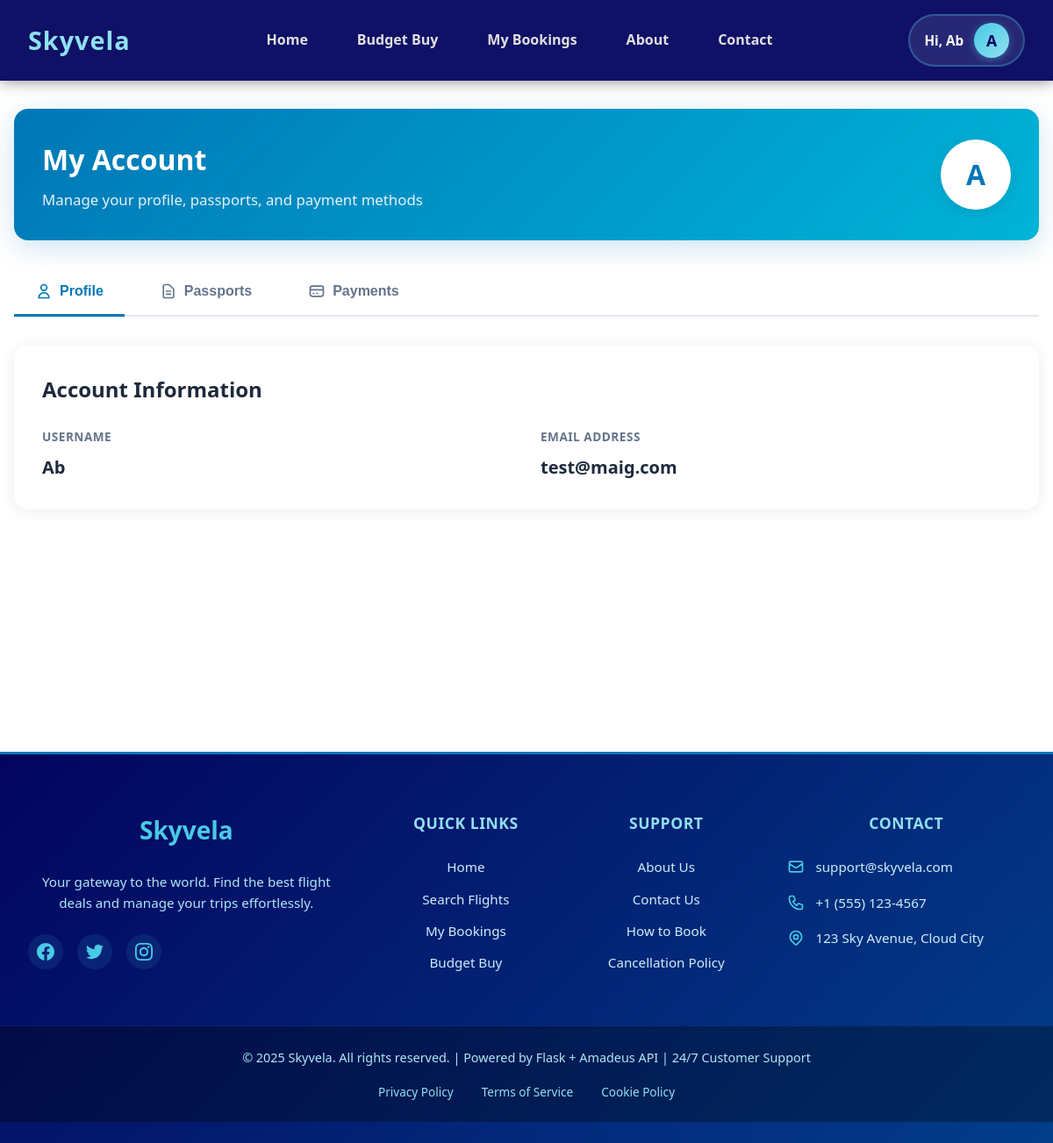
The app's page /user-portal (signed in) with its own data.
### models.py (models this page shows, shortened)
class User(db.Model):
    __tablename__ = "User"
    user_id: Mapped[int] = mapped_column(Integer, primary_key=True, autoincrement=True)
    name: Mapped[str] = mapped_column(String(120), nullable=False)
    email: Mapped[str] = mapped_column(String(255), unique=True, nullable=False)
    password_hash: Mapped[str] = mapped_column(String(255), nullable=False)
    is_admin: Mapped[bool] = mapped_column(Boolean, default=False)
    created_at: Mapped[datetime] = mapped_column(DateTime, default=datetime.utcnow, nullable=False)
    cards = relationship("UserCardInformation", back_populates="user", cascade="all, delete-orphan")
    passports = relationship("Passport", back_populates="user", cascade="all, delete-orphan")
    searches = relationship("Search", back_populates="user", cascade="all, delete-orphan")

### app.py (the view, shortened to what this page needs)
@app.route('/user-portal', methods=['GET', 'POST'])
def user_portal():
    if not session.get('user_id'):
        flash('Please log in to access your portal.', 'error')
        return redirect(url_for('login'))
    user = User.query.get(session.get('user_id'))
    if not user:
        flash('User record not found.', 'error')
        return redirect(url_for('login'))
    action = (request.form.get('action') or '').lower()
    passport_id = request.form.get('passport_id')
    card_id = request.form.get('card_id')
    editing_passport = None
    if request.method == 'GET':
        edit_id = request.args.get('edit')
        if edit_id:
            editing_passport = Passport.query.filter_by(Passport_id=edit_id, user_id=user.user_id).first()
    passports = Passport.query.filter_by(user_id=user.user_id).order_by(Passport.created_at.desc()).all()
    cards = UserCardInformation.query.filter_by(user_id=user.user_id).order_by(UserCardInformation.created_at.desc()).all()
    return render_template('user_portal.html', user=user, passports=passports, cards=cards, editing_passport=editing_passport)

### app.py (called while the page is built)
@app.context_processor
def inject_active_requests():
    active_requests = 0
    if session.get('user_id'):
        try:
            from models import BudgetBuyRequest
            active_requests = BudgetBuyRequest.query.filter_by(
                user_id=session.get('user_id')
            ).filter(
                BudgetBuyRequest.status.in_(['pending', 'searching', 'price_found'])
            ).count()
        except Exception:
            pass
    return dict(active_requests=active_requests)

### templates/user_portal.html (shortened to what this page needs)
{% extends 'base.html' %}
{% block content %}
<div class="modern-portal">
  <div class="portal-header">
    <div class="header-content">
      <div class="header-text">
        <h1>My Account</h1>
        <p>Manage your profile, passports, and payment methods</p>
      </div>
      <div class="user-avatar">
        <span>{{ user.name[0].upper() if user.name else 'U' }}</span>
      </div>
    </div>
  </div>
  <div class="tab-navigation">
    <button class="tab-btn active" data-tab="profile">
      <svg width="20" height="20" fill="none" stroke="currentColor" viewBox="0 0 24 24">
        <path stroke-linecap="round" stroke-linejoin="round" stroke-width="2" d="M16 7a4 4 0 11-8 0 4 4 0 018 0zM12 14a7 7 0 00-7 7h14a7 7 0 00-7-7z"></path>
      </svg>
      Profile
    </button>
    <button class="tab-btn" data-tab="passports">
      <svg width="20" height="20" fill="none" stroke="currentColor" viewBox="0 0 24 24">
        <path stroke-linecap="round" stroke-linejoin="round" stroke-width="2" d="M9 12h6m-6 4h6m2 5H7a2 2 0 01-2-2V5a2 2 0 012-2h5.586a1 1 0 01.707.293l5.414 5.414a1 1 0 01.293.707V19a2 2 0 01-2 2z"></path>
      </svg>
      Passports
    </button>
    <button class="tab-btn" data-tab="payments">
      <svg width="20" height="20" fill="none" stroke="currentColor" viewBox="0 0 24 24">
        <path stroke-linecap="round" stroke-linejoin="round" stroke-width="2" d="M3 10h18M7 15h1m4 0h1m-7 4h12a3 3 0 003-3V8a3 3 0 00-3-3H6a3 3 0 00-3 3v8a3 3 0 003 3z"></path>
      </svg>
      Payments
    </button>
  </div>
  <div class="tab-content-container">
    <div class="tab-content active" id="profile">
      <div class="content-card">
        <h2>Account Information</h2>
        <div class="info-grid">
          <div class="info-item">
            <label>Username</label>
            <div class="value">{{ user.name }}</div>
          </div>
          <div class="info-item">
            <label>Email Address</label>
            <div class="value">{{ user.email }}</div>
          </div>
        </div>
      </div>
    </div>
  </div>
</div>
{% endblock %}

### templates/user_portal.html (style rules this page uses)
.modern-portal { max-width: 1200px; margin: 2rem auto; padding: 0 1rem; }
.portal-header { background: linear-gradient(135deg, #0077b6 0%, #00b4d8 100%); border-radius: 16px; padding: 2rem; margin-bottom: 2rem; box-shadow: 0 8px 32px rgba(0, 119, 182, 0.2); }
.header-content { display: flex; justify-content: space-between; align-items: center; }
.header-text h1 { color: white; font-size: 2rem; margin: 0 0 0.5rem 0; }
.header-text p { color: rgba(255, 255, 255, 0.9); margin: 0; font-size: 1.05rem; }
.user-avatar { width: 80px; height: 80px; border-radius: 50%; background: white; display: flex; align-items: center; justify-content: center; font-size: 2rem; font-weight: 700; color: #0077b6; box-shadow: 0 4px 16px rgba(0, 0, 0, 0.1); }
.tab-navigation { display: flex; gap: 1rem; margin-bottom: 2rem; border-bottom: 2px solid #e2e8f0; }
.tab-btn { display: flex; align-items: center; gap: 0.5rem; padding: 1rem 1.5rem; background: none; border: none; border-bottom: 3px solid transparent; color: #64748b; font-size: 1rem; font-weight: 600; cursor: pointer; transition: all 0.3s; margin-bottom: -2px; }
.tab-btn.active { color: #0077b6; border-bottom-color: #0077b6; }
.tab-btn svg { width: 20px; height: 20px; }
.tab-content-container { min-height: 400px; }
.tab-content { display: none; animation: fadeIn 0.3s; }
.tab-content.active { display: block; }
.content-card { background: white; border-radius: 16px; padding: 2rem; margin-bottom: 1.5rem; box-shadow: 0 2px 16px rgba(0, 0, 0, 0.08); }
.content-card h2 { color: #1e293b; font-size: 1.5rem; margin: 0 0 1.5rem 0; }
.info-grid { display: grid; grid-template-columns: repeat(auto-fit, minmax(250px, 1fr)); gap: 2rem; }
.info-item label { display: block; font-size: 0.85rem; color: #64748b; text-transform: uppercase; letter-spacing: 0.5px; margin-bottom: 0.5rem; font-weight: 600; }
.info-item .value { font-size: 1.25rem; color: #1e293b; font-weight: 600; }

### records on screen
User: name "A", name "Ab", email "test@maig.com"

### other values on screen
{{ session.get('user_name') }} "Ab"
